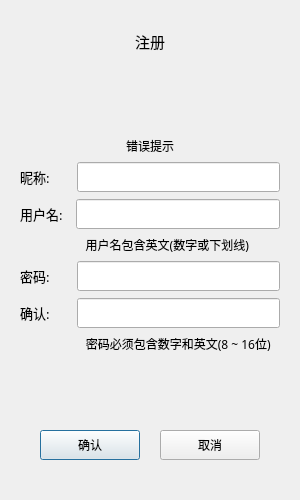
<?xml version="1.0" encoding="UTF-8"?>
<ui version="4.0">
 <class>RegisterDialog</class>
 <widget class="QDialog" name="RegisterDialog">
  <property name="geometry">
   <rect>
    <x>0</x>
    <y>0</y>
    <width>300</width>
    <height>500</height>
   </rect>
  </property>
  <property name="minimumSize">
   <size>
    <width>300</width>
    <height>500</height>
   </size>
  </property>
  <property name="maximumSize">
   <size>
    <width>300</width>
    <height>500</height>
   </size>
  </property>
  <property name="windowTitle">
   <string>Dialog</string>
  </property>
  <property name="styleSheet">
   <string notr="true">/*根据不同的状态切换文本颜色*/
#err_tip[state='normal'] {
    color: green;
}
#err_tip[state='err'] {
    color: red;
}

#pass_edit, #confirm_edit {
    font-size : 8px;
}</string>
  </property>
  <layout class="QVBoxLayout" name="verticalLayout_2">
   <property name="spacing">
    <number>6</number>
   </property>
   <item>
    <layout class="QVBoxLayout" name="verticalLayout">
     <item>
      <widget class="QStackedWidget" name="stackedWidget">
       <property name="currentIndex">
        <number>0</number>
       </property>
       <widget class="QWidget" name="page">
        <layout class="QVBoxLayout" name="verticalLayout_3">
         <property name="spacing">
          <number>0</number>
         </property>
         <item>
          <spacer name="verticalSpacer_4">
           <property name="orientation">
            <enum>Qt::Vertical</enum>
           </property>
           <property name="sizeType">
            <enum>QSizePolicy::Fixed</enum>
           </property>
           <property name="sizeHint" stdset="0">
            <size>
             <width>20</width>
             <height>10</height>
            </size>
           </property>
          </spacer>
         </item>
         <item>
          <widget class="QLabel" name="label">
           <property name="font">
            <font>
             <family>Microsoft YaHei</family>
             <pointsize>11</pointsize>
            </font>
           </property>
           <property name="text">
            <string>注册</string>
           </property>
           <property name="alignment">
            <set>Qt::AlignCenter</set>
           </property>
          </widget>
         </item>
         <item>
          <spacer name="verticalSpacer">
           <property name="orientation">
            <enum>Qt::Vertical</enum>
           </property>
           <property name="sizeHint" stdset="0">
            <size>
             <width>20</width>
             <height>40</height>
            </size>
           </property>
          </spacer>
         </item>
         <item>
          <widget class="QWidget" name="widget" native="true">
           <property name="minimumSize">
            <size>
             <width>0</width>
             <height>32</height>
            </size>
           </property>
           <property name="maximumSize">
            <size>
             <width>16777215</width>
             <height>32</height>
            </size>
           </property>
           <layout class="QVBoxLayout" name="verticalLayout_4">
            <item>
             <widget class="QLabel" name="err_tip">
              <property name="sizePolicy">
               <sizepolicy hsizetype="Preferred" vsizetype="Expanding">
                <horstretch>0</horstretch>
                <verstretch>0</verstretch>
               </sizepolicy>
              </property>
              <property name="styleSheet">
               <string notr="true">font: 10pt &quot;黑体&quot;;</string>
              </property>
              <property name="text">
               <string>错误提示</string>
              </property>
              <property name="alignment">
               <set>Qt::AlignCenter</set>
              </property>
             </widget>
            </item>
           </layout>
          </widget>
         </item>
         <item>
          <widget class="QWidget" name="widget_2" native="true">
           <layout class="QVBoxLayout" name="verticalLayout_5">
            <property name="spacing">
             <number>7</number>
            </property>
            <property name="leftMargin">
             <number>0</number>
            </property>
            <property name="topMargin">
             <number>0</number>
            </property>
            <property name="rightMargin">
             <number>0</number>
            </property>
            <property name="bottomMargin">
             <number>0</number>
            </property>
            <item>
             <layout class="QHBoxLayout" name="horizontalLayout_9">
              <item>
               <widget class="QLabel" name="name_label">
                <property name="minimumSize">
                 <size>
                  <width>50</width>
                  <height>30</height>
                 </size>
                </property>
                <property name="maximumSize">
                 <size>
                  <width>50</width>
                  <height>16777215</height>
                 </size>
                </property>
                <property name="font">
                 <font>
                  <family>Microsoft YaHei</family>
                  <pointsize>10</pointsize>
                 </font>
                </property>
                <property name="text">
                 <string>昵称:</string>
                </property>
               </widget>
              </item>
              <item>
               <widget class="QLineEdit" name="name_edit">
                <property name="minimumSize">
                 <size>
                  <width>0</width>
                  <height>30</height>
                 </size>
                </property>
                <property name="maximumSize">
                 <size>
                  <width>16777215</width>
                  <height>30</height>
                 </size>
                </property>
                <property name="font">
                 <font>
                  <family>Microsoft YaHei</family>
                  <pointsize>11</pointsize>
                 </font>
                </property>
               </widget>
              </item>
             </layout>
            </item>
            <item>
             <layout class="QHBoxLayout" name="horizontalLayout">
              <property name="spacing">
               <number>6</number>
              </property>
              <item>
               <widget class="QLabel" name="account_label">
                <property name="minimumSize">
                 <size>
                  <width>50</width>
                  <height>30</height>
                 </size>
                </property>
                <property name="maximumSize">
                 <size>
                  <width>50</width>
                  <height>30</height>
                 </size>
                </property>
                <property name="font">
                 <font>
                  <family>Microsoft YaHei</family>
                  <pointsize>10</pointsize>
                 </font>
                </property>
                <property name="text">
                 <string>用户名:</string>
                </property>
                <property name="alignment">
                 <set>Qt::AlignJustify|Qt::AlignVCenter</set>
                </property>
               </widget>
              </item>
              <item>
               <widget class="QLineEdit" name="account_edit">
                <property name="minimumSize">
                 <size>
                  <width>0</width>
                  <height>30</height>
                 </size>
                </property>
                <property name="maximumSize">
                 <size>
                  <width>16777215</width>
                  <height>30</height>
                 </size>
                </property>
                <property name="font">
                 <font>
                  <family>Microsoft YaHei</family>
                  <pointsize>11</pointsize>
                 </font>
                </property>
               </widget>
              </item>
             </layout>
            </item>
            <item>
             <widget class="QLabel" name="label_3">
              <property name="font">
               <font>
                <family>Microsoft YaHei</family>
               </font>
              </property>
              <property name="text">
               <string>用户名包含英文(数字或下划线)          </string>
              </property>
              <property name="alignment">
               <set>Qt::AlignRight|Qt::AlignTrailing|Qt::AlignVCenter</set>
              </property>
             </widget>
            </item>
            <item>
             <layout class="QHBoxLayout" name="horizontalLayout_3">
              <item>
               <widget class="QLabel" name="pass_label">
                <property name="minimumSize">
                 <size>
                  <width>50</width>
                  <height>30</height>
                 </size>
                </property>
                <property name="maximumSize">
                 <size>
                  <width>50</width>
                  <height>30</height>
                 </size>
                </property>
                <property name="font">
                 <font>
                  <family>Microsoft YaHei</family>
                  <pointsize>10</pointsize>
                 </font>
                </property>
                <property name="text">
                 <string>密码:</string>
                </property>
                <property name="alignment">
                 <set>Qt::AlignJustify|Qt::AlignVCenter</set>
                </property>
                <property name="wordWrap">
                 <bool>false</bool>
                </property>
               </widget>
              </item>
              <item>
               <widget class="QLineEdit" name="pass_edit">
                <property name="minimumSize">
                 <size>
                  <width>0</width>
                  <height>30</height>
                 </size>
                </property>
                <property name="maximumSize">
                 <size>
                  <width>16777215</width>
                  <height>30</height>
                 </size>
                </property>
               </widget>
              </item>
             </layout>
            </item>
            <item>
             <layout class="QHBoxLayout" name="horizontalLayout_4">
              <item>
               <widget class="QLabel" name="confirm_label">
                <property name="minimumSize">
                 <size>
                  <width>50</width>
                  <height>30</height>
                 </size>
                </property>
                <property name="maximumSize">
                 <size>
                  <width>50</width>
                  <height>30</height>
                 </size>
                </property>
                <property name="font">
                 <font>
                  <family>Microsoft YaHei</family>
                  <pointsize>10</pointsize>
                 </font>
                </property>
                <property name="text">
                 <string>确认:</string>
                </property>
                <property name="alignment">
                 <set>Qt::AlignLeading|Qt::AlignLeft|Qt::AlignVCenter</set>
                </property>
               </widget>
              </item>
              <item>
               <widget class="QLineEdit" name="confirm_edit">
                <property name="minimumSize">
                 <size>
                  <width>0</width>
                  <height>30</height>
                 </size>
                </property>
                <property name="maximumSize">
                 <size>
                  <width>16777215</width>
                  <height>30</height>
                 </size>
                </property>
               </widget>
              </item>
             </layout>
            </item>
            <item>
             <widget class="QLabel" name="label_2">
              <property name="font">
               <font>
                <family>Microsoft YaHei</family>
               </font>
              </property>
              <property name="text">
               <string>密码必须包含数字和英文(8 ~ 16位)   </string>
              </property>
              <property name="alignment">
               <set>Qt::AlignRight|Qt::AlignTrailing|Qt::AlignVCenter</set>
              </property>
             </widget>
            </item>
           </layout>
          </widget>
         </item>
         <item>
          <spacer name="verticalSpacer_3">
           <property name="orientation">
            <enum>Qt::Vertical</enum>
           </property>
           <property name="sizeHint" stdset="0">
            <size>
             <width>20</width>
             <height>40</height>
            </size>
           </property>
          </spacer>
         </item>
         <item>
          <layout class="QHBoxLayout" name="horizontalLayout_6">
           <item>
            <spacer name="horizontalSpacer_2">
             <property name="orientation">
              <enum>Qt::Horizontal</enum>
             </property>
             <property name="sizeHint" stdset="0">
              <size>
               <width>40</width>
               <height>20</height>
              </size>
             </property>
            </spacer>
           </item>
           <item>
            <widget class="QPushButton" name="confirm_btn">
             <property name="minimumSize">
              <size>
               <width>100</width>
               <height>30</height>
              </size>
             </property>
             <property name="text">
              <string>确认</string>
             </property>
            </widget>
           </item>
           <item>
            <spacer name="horizontalSpacer">
             <property name="orientation">
              <enum>Qt::Horizontal</enum>
             </property>
             <property name="sizeHint" stdset="0">
              <size>
               <width>40</width>
               <height>20</height>
              </size>
             </property>
            </spacer>
           </item>
           <item>
            <widget class="QPushButton" name="cancel_btn">
             <property name="minimumSize">
              <size>
               <width>100</width>
               <height>30</height>
              </size>
             </property>
             <property name="text">
              <string>取消</string>
             </property>
            </widget>
           </item>
           <item>
            <spacer name="horizontalSpacer_3">
             <property name="orientation">
              <enum>Qt::Horizontal</enum>
             </property>
             <property name="sizeHint" stdset="0">
              <size>
               <width>40</width>
               <height>20</height>
              </size>
             </property>
            </spacer>
           </item>
          </layout>
         </item>
         <item>
          <spacer name="verticalSpacer_2">
           <property name="orientation">
            <enum>Qt::Vertical</enum>
           </property>
           <property name="sizeType">
            <enum>QSizePolicy::Fixed</enum>
           </property>
           <property name="sizeHint" stdset="0">
            <size>
             <width>20</width>
             <height>20</height>
            </size>
           </property>
          </spacer>
         </item>
        </layout>
       </widget>
       <widget class="QWidget" name="page_2"/>
      </widget>
     </item>
    </layout>
   </item>
  </layout>
 </widget>
 <resources/>
 <connections/>
</ui>
